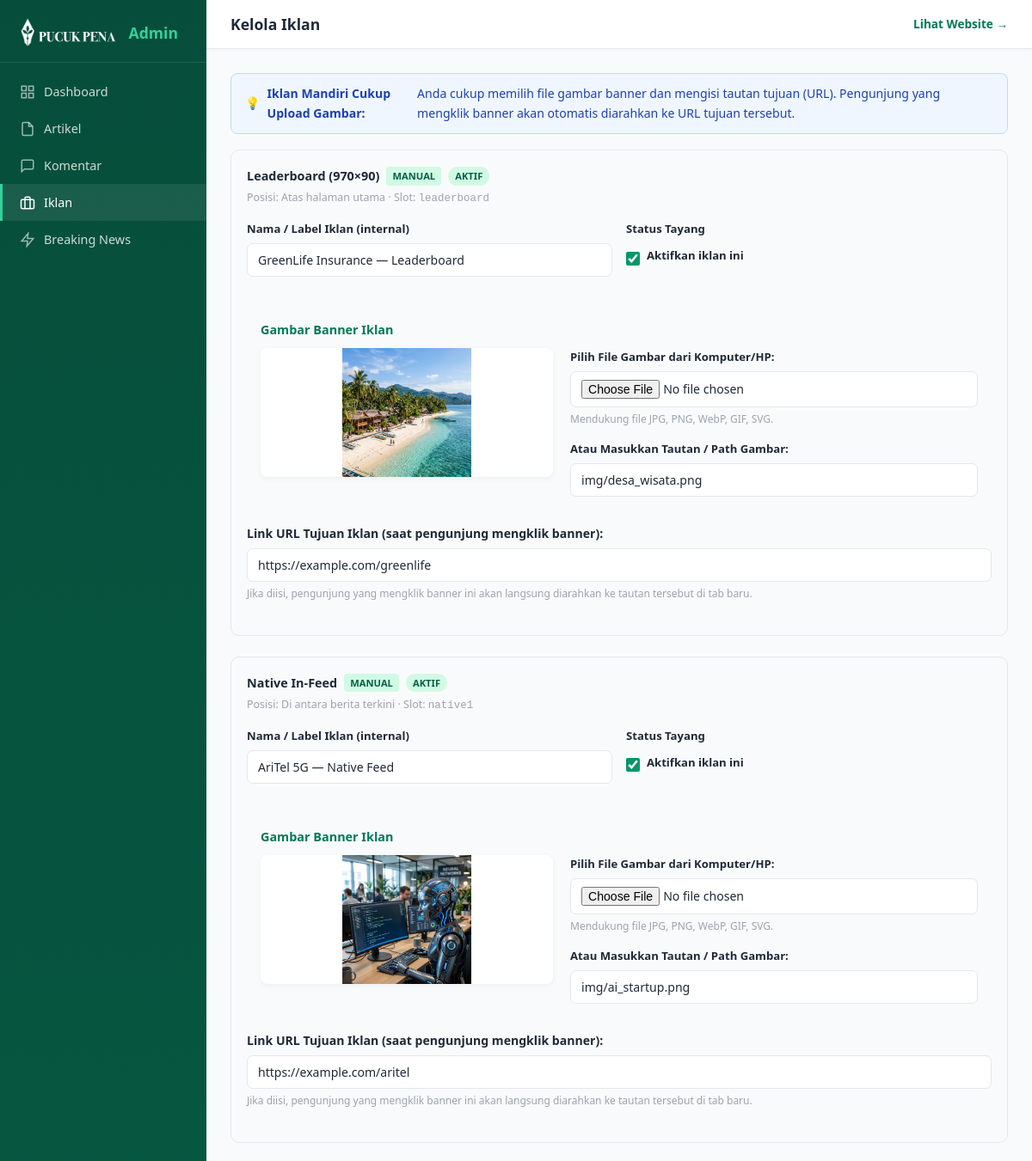
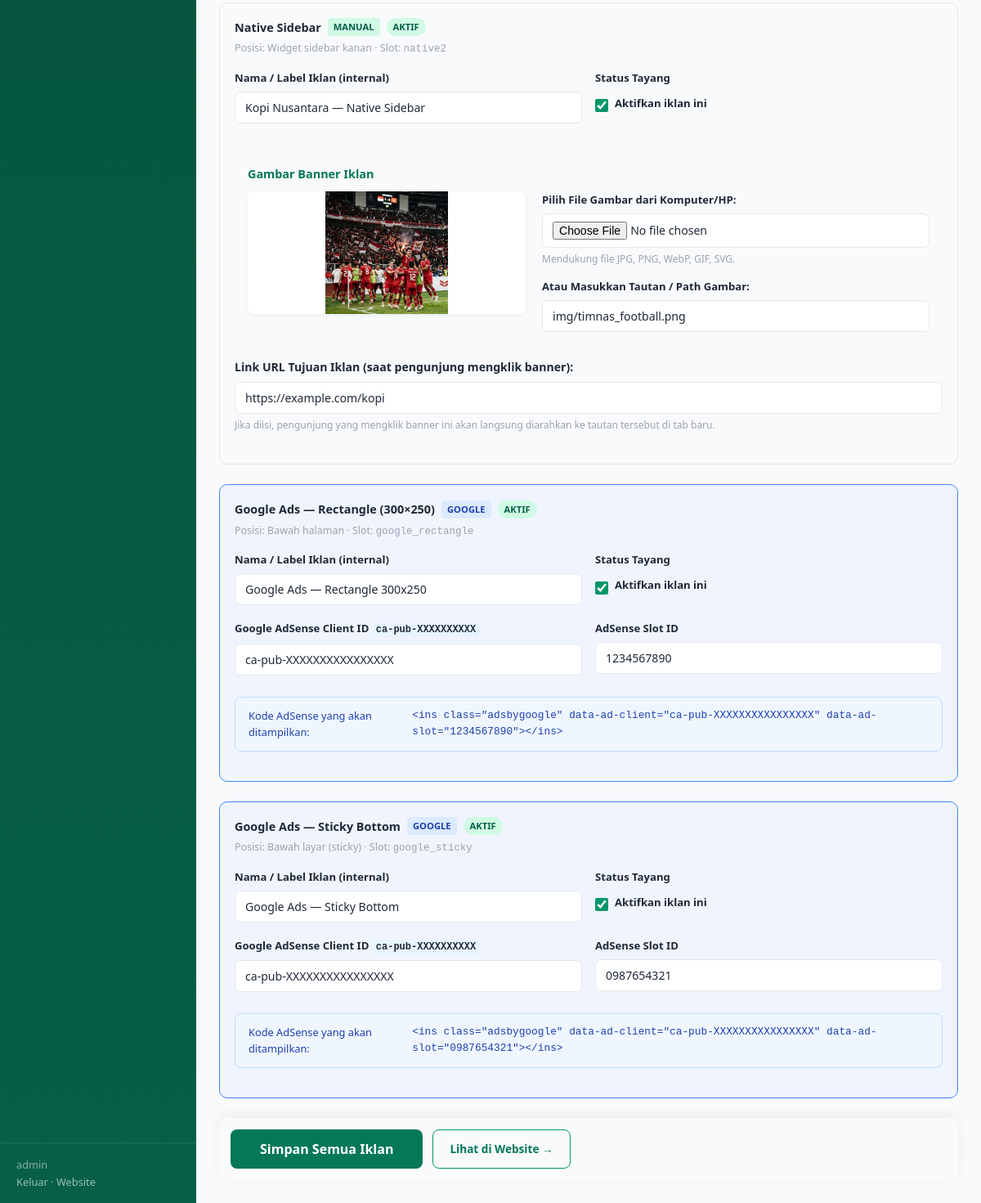
/admin/ads.php (signed in), run on the app's committed database (2 pictures, top to bottom).
### tables this page shows
CREATE TABLE `ads` (
  `id` int NOT NULL AUTO_INCREMENT,
  `name` varchar(200) NOT NULL,
  `type` enum('manual','google') DEFAULT 'manual',
  `slot` varchar(100) NOT NULL,
  `content` text,
  `google_client` varchar(200) DEFAULT NULL,
  `google_slot` varchar(100) DEFAULT NULL,
  `url` varchar(500) DEFAULT NULL,
  `active` tinyint(1) DEFAULT '1',
  `image` varchar(500) DEFAULT NULL,
  `created_at` timestamp NULL DEFAULT CURRENT_TIMESTAMP,
  PRIMARY KEY (`id`)
);

### admin/ads.php (the view, shortened to what this page needs)
<?php
$db = getDB();
$ads = $db->query("SELECT * FROM ads ORDER BY id ASC")->fetchAll();
$slotMeta = [
    'leaderboard'      => ['label' => 'Leaderboard (970×90)', 'pos' => 'Atas halaman utama', 'type' => 'manual', 'emoji' => ''],
    'native1'          => ['label' => 'Native In-Feed', 'pos' => 'Di antara berita terkini', 'type' => 'manual', 'emoji' => ''],
    'native2'          => ['label' => 'Native Sidebar', 'pos' => 'Widget sidebar kanan', 'type' => 'manual', 'emoji' => ''],
    'google_rectangle' => ['label' => 'Google Ads — Rectangle (300×250)', 'pos' => 'Bawah halaman', 'type' => 'google', 'emoji' => ''],
    'google_sticky'    => ['label' => 'Google Ads — Sticky Bottom', 'pos' => 'Bawah layar (sticky)', 'type' => 'google', 'emoji' => ''],
];
?><!DOCTYPE html>
<html lang="id">
<head>
  <link rel="stylesheet" href="style.css">
</head>
<body>
<aside class="sidebar">
  <div class="sidebar-brand">
    <img src="../img/PUCUK%20PENA.png" alt="Logo">
    <span>Admin</span>
  </div>
  <nav>
    <a href="index.php"><svg width="18" height="18" viewBox="0 0 24 24" fill="none" stroke="currentColor" stroke-width="2"><rect x="3" y="3" width="7" height="7"/><rect x="14" y="3" width="7" height="7"/><rect x="14" y="14" width="7" height="7"/><rect x="3" y="14" width="7" height="7"/></svg>Dashboard</a>
    <a href="articles.php"><svg width="18" height="18" viewBox="0 0 24 24" fill="none" stroke="currentColor" stroke-width="2"><path d="M14 2H6a2 2 0 0 0-2 2v16a2 2 0 0 0 2 2h12a2 2 0 0 0 2-2V8z"/><polyline points="14 2 14 8 20 8"/></svg>Artikel</a>
    <a href="comments.php"><svg width="18" height="18" viewBox="0 0 24 24" fill="none" stroke="currentColor" stroke-width="2"><path d="M21 15a2 2 0 0 1-2 2H7l-4 4V5a2 2 0 0 1 2-2h14a2 2 0 0 1 2 2z"/></svg>Komentar</a>
    <a href="ads.php" class="active"><svg width="18" height="18" viewBox="0 0 24 24" fill="none" stroke="currentColor" stroke-width="2"><rect x="2" y="7" width="20" height="14" rx="2"/><path d="M16 21V5a2 2 0 0 0-2-2h-4a2 2 0 0 0-2 2v16"/></svg>Iklan</a>
    <a href="breaking.php"><svg width="18" height="18" viewBox="0 0 24 24" fill="none" stroke="currentColor" stroke-width="2"><polygon points="13 2 3 14 12 14 11 22 21 10 12 10 13 2"/></svg>Breaking News</a>
  </nav>
  <div class="sidebar-footer">
    <div><?= htmlspecialchars($_SESSION['admin_user']) ?></div>
    <a href="logout.php">Keluar</a> · <a href="../" target="_blank">Website</a>
  </div>
</aside>
<div class="main-content">
  <div class="topbar">
    <h1>Kelola Iklan</h1>
    <div class="topbar-right">
      <a href="../" target="_blank">Lihat Website →</a>
    </div>
  </div>
  <div class="page-body">
    <div class="alert alert-info">
      💡 <b>Iklan Mandiri Cukup Upload Gambar:</b> Anda cukup memilih file gambar banner dan mengisi tautan tujuan (URL). Pengunjung yang mengklik banner akan otomatis diarahkan ke URL tujuan tersebut.
    </div>
    <form method="POST" enctype="multipart/form-data">
      <?php foreach ($ads as $ad):
        $meta = $slotMeta[$ad['slot']] ?? ['label' => $ad['slot'], 'pos' => '', 'type' => $ad['type']];
        $isGoogle = $ad['type'] === 'google';
      ?>
      <div class="ad-slot-card <?= $isGoogle ? 'google' : '' ?>" style="margin-bottom:24px">
        <h3>
          <?= htmlspecialchars($meta['label']) ?>
          <span class="ad-type-badge ad-type-<?= $ad['type'] ?>"><?= strtoupper($ad['type']) ?></span>
          <?php if ($ad['active']): ?><span class="badge badge-published">Aktif</span><?php else: ?><span class="badge badge-draft">Nonaktif</span><?php endif; ?>
        </h3>
        <div class="ad-slot-desc">Posisi: <?= htmlspecialchars($meta['pos']) ?> · Slot: <code><?= htmlspecialchars($ad['slot']) ?></code></div>
        <div class="form-row">
          <div class="form-group" style="flex:2">
            <label>Nama / Label Iklan (internal)</label>
            <input type="text" name="name[<?= $ad['id'] ?>]" class="form-control"
                   value="<?= htmlspecialchars($ad['name']) ?>" placeholder="Misal: Promo GreenLife / Banner Brand">
          </div>
          <div class="form-group" style="flex:1">
            <label>Status Tayang</label>
            <div class="form-check" style="margin-top:10px">
              <input type="checkbox" name="active[<?= $ad['id'] ?>]" id="active_<?= $ad['id'] ?>" value="1" <?= $ad['active'] ? 'checked' : '' ?>>
              <label for="active_<?= $ad['id'] ?>" style="font-weight:600;color:var(--text-primary)">Aktifkan iklan ini</label>
            </div>
          </div>
        </div>
        <?php if ($isGoogle): ?>
        <div class="form-row">
          <div class="form-group">
            <label>Google AdSense Client ID <code style="font-size:0.75rem;background:#e8f4fd;padding:2px 5px;border-radius:3px">ca-pub-XXXXXXXXXX</code></label>
            <input type="text" name="google_client[<?= $ad['id'] ?>]" class="form-control"
                   value="<?= htmlspecialchars($ad['google_client'] ?? '') ?>"
                   placeholder="ca-pub-1234567890123456">
          </div>
          <div class="form-group">
            <label>AdSense Slot ID</label>
            <input type="text" name="google_slot[<?= $ad['id'] ?>]" class="form-control"
                   value="<?= htmlspecialchars($ad['google_slot'] ?? '') ?>"
                   placeholder="1234567890">
          </div>
        </div>
        <div class="alert alert-info" style="margin-top:8px;font-size:0.8rem">
          Kode AdSense yang akan ditampilkan: <code>&lt;ins class="adsbygoogle" data-ad-client="<?= htmlspecialchars($ad['google_client'] ?: 'ca-pub-XXXX') ?>" data-ad-slot="<?= htmlspecialchars($ad['google_slot'] ?: 'XXXX') ?>"&gt;&lt;/ins&gt;</code>
        </div>
        <?php else: ?>
        <div style="margin:16px 0;padding:16px;background:var(--bg-main);border:1px solid var(--border-color);border-radius:10px">
          <label style="display:block;margin-bottom:10px;font-weight:700;font-size:0.9rem;color:var(--green-700)">Gambar Banner Iklan</label>
          <div style="display:flex;gap:20px;align-items:flex-start;flex-wrap:wrap">
            <div id="preview_wrap_<?= $ad['id'] ?>" style="min-width:200px;max-width:340px;width:100%;border-radius:8px;overflow:hidden;border:1px solid var(--border-color);background:#fff;box-shadow:0 2px 6px rgba(0,0,0,0.05);text-align:center">
              <?php if (!empty($ad['image'])): ?>
                <img src="../<?= htmlspecialchars($ad['image']) ?>" id="preview_img_<?= $ad['id'] ?>" alt="Preview Iklan" style="max-width:100%;height:auto;max-height:150px;display:block;margin:0 auto;object-fit:cover">
              <?php else: ?>
                <div id="preview_placeholder_<?= $ad['id'] ?>" style="padding:30px 16px;color:var(--gray-400);font-size:0.85rem">
                  🖼️ Belum ada gambar banner
                </div>
              <?php endif; ?>
            </div>
            <div style="flex:1;min-width:260px">
              <div class="form-group" style="margin-bottom:12px">
                <label style="font-size:0.82rem;font-weight:600">Pilih File Gambar dari Komputer/HP:</label>
                <input type="file" name="ad_file[<?= $ad['id'] ?>]" class="form-control" accept="image/*" onchange="previewAdFile(this, <?= $ad['id'] ?>)">
                <small style="color:var(--gray-400);font-size:0.75rem">Mendukung file JPG, PNG, WebP, GIF, SVG.</small>
              </div>
              <div class="form-group" style="margin-bottom:0">
                <label style="font-size:0.82rem;font-weight:600">Atau Masukkan Tautan / Path Gambar:</label>
                <input type="text" name="image_url[<?= $ad['id'] ?>]" class="form-control"
                       value="<?= htmlspecialchars($ad['image'] ?? '') ?>"
                       placeholder="uploads/nama_file.jpg atau https://..."
                       oninput="previewAdUrl(this.value, <?= $ad['id'] ?>)">
              </div>
            </div>
          </div>
        </div>
        <div class="form-group" style="margin-top:14px">
          <label style="font-weight:600;font-size:0.88rem">Link URL Tujuan Iklan (saat pengunjung mengklik banner):</label>
          <input type="url" name="url[<?= $ad['id'] ?>]" class="form-control"
                 value="<?= htmlspecialchars($ad['url'] ?? '') ?>"
                 placeholder="https://contoh-website.com/promo">
          <small style="color:var(--gray-400);font-size:0.75rem">Jika diisi, pengunjung yang mengklik banner ini akan langsung diarahkan ke tautan tersebut di tab baru.</small>
        </div>
        <?php endif; ?>
      </div>
      <?php endforeach; ?>
      <div style="display:flex;gap:12px;margin-top:24px;position:sticky;bottom:16px;background:var(--bg-card);padding:14px;border-radius:10px;box-shadow:0 -4px 16px rgba(0,0,0,0.06);border:1px solid var(--border-color);z-index:10">
        <button type="submit" class="btn btn-primary" style="padding:12px 36px;font-size:1rem;font-weight:700">
          Simpan Semua Iklan
        </button>
        <a href="../" target="_blank" class="btn btn-outline" style="padding:12px 20px">
          Lihat di Website →
        </a>
      </div>
    </form>
  </div>
</div>
</body>
</html>

### data on the page
ads: slot "Leaderboard (970×90)", type "MANUAL", shows "AKTIF", slot "Atas halaman utama", slot "leaderboard", name "GreenLife Insurance — Leaderboard", active "☑", $ad['id'] 1 (drawn), image (picture), image "img/desa_wisata.png", url "https://example.com/greenlife"
ads: slot "Native In-Feed", type "MANUAL", shows "AKTIF", slot "Di antara berita terkini", slot "native1", name "AriTel 5G — Native Feed", active "☑", $ad['id'] 2 (drawn), image (picture), image "img/ai_startup.png", url "https://example.com/aritel"
ads: slot "Native Sidebar", type "MANUAL", shows "AKTIF", slot "Widget sidebar kanan", slot "native2", name "Kopi Nusantara — Native Sidebar", active "☑", $ad['id'] 3 (drawn), image (picture), image "img/timnas_football.png", url "https://example.com/kopi"
ads: slot "Google Ads — Rectangle (300×250)", type "GOOGLE", shows "AKTIF", slot "Bawah halaman", slot "google_rectangle", name "Google Ads — Rectangle 300x250", active "☑", google_client "ca-pub-XXXXXXXXXXXXXXXX", google_slot "1234567890"
ads: name "Google Ads — Sticky Bottom", type "GOOGLE", shows "AKTIF", slot "Bawah layar (sticky)", slot "google_sticky", active "☑", google_client "ca-pub-XXXXXXXXXXXXXXXX", google_slot "0987654321"

### other printed values
$_SESSION['admin_user'] "admin"
